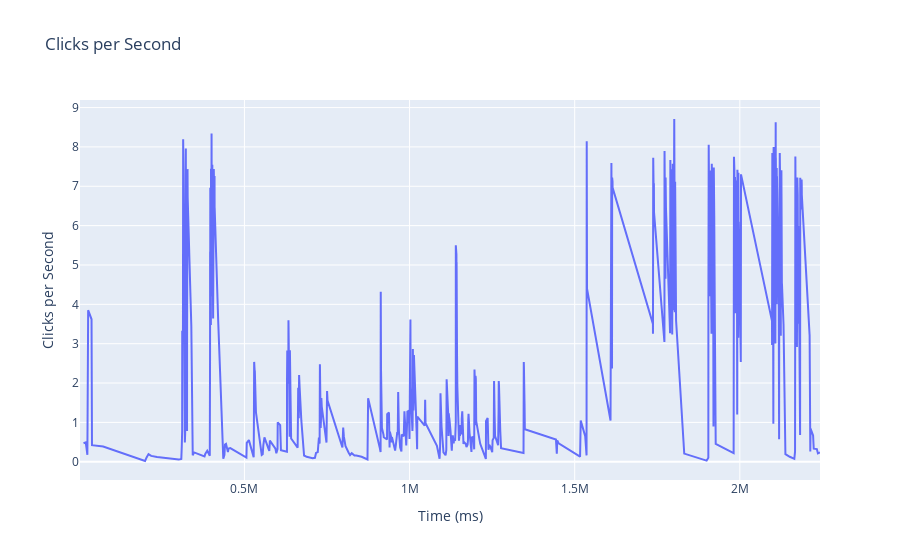

Notebook cell for this chart:
### Markdown cell above
#### Mouse data

### Code cell
mouse_df.Mouse.plot_clicks_per_second(window_size=2)

### Figure 1 — Plotly figure (JSON) as saved in the notebook; plotly's stock layout.template omitted (floating-point values rounded to 4 significant figures; data arrays with more than 128 entries replaced by an {"elided": "..."} marker saying what was removed)
{"data": [{"mode": "lines", "type": "scatter", "x": {"elided": "890 int values"}, "y": {"elided": "890 float values"}}], "layout": {"title": {"text": "Clicks per Second"}, "xaxis": {"title": {"text": "Time (ms)"}}, "yaxis": {"title": {"text": "Clicks per Second"}}}}
